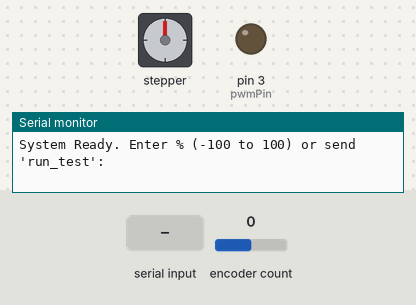
The sketch below on a simulated Arduino Uno, built with avr-gcc and run on an emulated ATmega328P. Parts: stepper motor, output pins drawn as LEDs (lit = HIGH), the last lines printed to the serial monitor. Wiring (inferred from the names in the program): stepper motor driver (20000 steps per turn assumed): step pin 5; direction pin 6. The inputs (shaded band) are chosen by the test bench; at power-on: encoder count 0. Pins used as bus, display or sensor lines are not drawn.

Above: at 1.2 s.
1.3 s: "30,150\n" received over Serial
At 2.03 s:
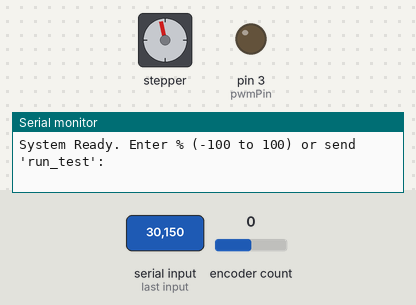
At 3.0 s:
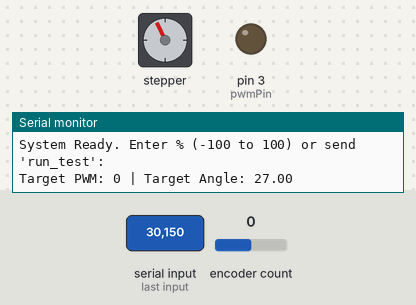
4.3 s: encoder count set to 4
At 6.96 s:
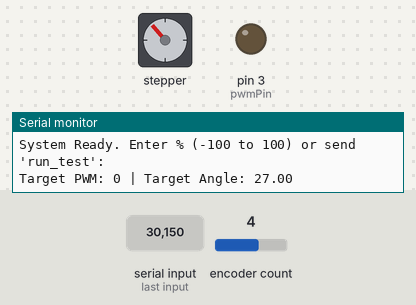
7.3 s: "run_test\n" received over Serial
Timing chart, 0 to 18.5 s (numbered marks = the images above; inputs shaded):
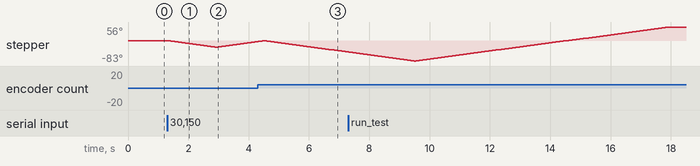

Measured:
- after the input at 1.3 s, stepper: turns 26° counter-clockwise in 1.5 s, then 22° clockwise in 1.3 s

The sketch:

suction_throttle_combined.ino
```cpp
#include <Encoder.h>

// --- Pins ---
const uint8_t pwmPin       = 3;
const int     pulsePin     = 5;
const int     directionPin = 6;
const int     pinA         = 2;
const int     pinB         = 8;

// --- Constants ---
const unsigned long stepsPerRev = 20000; // 200*100
const unsigned long rpm_stepper = 200;
const int stepDelay = (60 * 1000 * 1000) / (2 * stepsPerRev * rpm_stepper);

const int encoderStatesPerRev = 96;
const int nbTestPointsFan      = 0;
const int nbTestPointsThrottle = 35;

const uint8_t  rampStep  = 1;
const uint16_t rampDelay = 392; // us

// Timing (must match pressure and RPM boards)
const unsigned long ADJUST_DURATION_MS = 2000; // move + stabilise
const unsigned long HOLD_DURATION_MS   = 2000; // recording window on other boards
const unsigned long STARTUP_DELAY_MS   = 10000;
const unsigned long CALIB_DELAY_MS     = 3000;

// --- Variables ---
double  currentAngle = 0;
int     targetPWM    = 0;
int     prevPWM      = 0;
int     currentPoint = -1;

double testAngles[nbTestPointsThrottle * 2];
int    totalPoints; // fan + throttle

// State machine
enum TestState { IDLE, DELAY_10S, ADJUSTING, HOLDING, DONE };
TestState currentTestState = IDLE;
unsigned long stateTimer   = 0;

// Track which step of the sequence we're on
int sequenceIndex = 0; // indexes into the full point list

Encoder myEnc(pinA, pinB);

// --- Stepper Logic ---
void rotateToAngle(double targetAngle) {
  targetAngle   = constrain(targetAngle, 0, 360);
  double deltaAngle = targetAngle - currentAngle;
  long   steps   = (deltaAngle * stepsPerRev) / 360.0;

  if (abs(steps) < 1) return;

  digitalWrite(directionPin, (steps > 0) ? LOW : HIGH);
  steps = abs(steps);

  for (long i = 0; i < steps; i++) {
    digitalWrite(pulsePin, HIGH);
    delayMicroseconds(stepDelay);
    digitalWrite(pulsePin, LOW);
    delayMicroseconds(stepDelay);
  }
  currentAngle = targetAngle;
}

void verifyAndCorrect() {
  long expectedCount = (currentAngle / 360.0) * encoderStatesPerRev;
  long actualCount   = abs(myEnc.read()) % encoderStatesPerRev;

  if (actualCount - 1 > expectedCount || actualCount + 1 < expectedCount) {
    double errorDegrees = ((actualCount - expectedCount) / (double)encoderStatesPerRev) * 360.0;
    rotateToAngle(currentAngle + errorDegrees);
    currentAngle += errorDegrees;
  }
}

void adjustPWM() {
  if (targetPWM == prevPWM) return;

  if (targetPWM > prevPWM) {
    for (int d = prevPWM; d <= targetPWM; d += rampStep) {
      analogWrite(pwmPin, d);
      delayMicroseconds(rampDelay);
    }
  } else {
    for (int d = prevPWM; d >= targetPWM; d -= rampStep) {
      analogWrite(pwmPin, d);
      delayMicroseconds(rampDelay);
    }
  }
  prevPWM = targetPWM;
}

// --- Apply the setpoint for a given sequence index ---
void applySetpoint(int idx) {
  if (idx < nbTestPointsFan) {
    // Fan sweep: throttle closed, PWM varies
    rotateToAngle(0);
    targetPWM = map(idx, 0, nbTestPointsFan, 255, 185);
    adjustPWM();
  } else {
    // Throttle sweep: fan off, angle varies
    int tIdx  = idx - nbTestPointsFan;
    targetPWM = 0;
    adjustPWM();
    rotateToAngle(testAngles[tIdx]);
    verifyAndCorrect();
  }
}

// --- Report current location (called at start of HOLDING so PC knows position is locked) ---
void reportLocation(int idx) {
  Serial.print("Point: ");
  Serial.print(currentPoint);
  Serial.print(", Location: ");
  if (idx < nbTestPointsFan) {
    Serial.println(-1 * targetPWM); // negative = fan mode, consistent with original
  } else {
    int tIdx = idx - nbTestPointsFan;
    Serial.println(testAngles[tIdx]);
  }
}

// --- Setup ---
void setup() {
  pinMode(pwmPin,       OUTPUT);
  pinMode(pulsePin,     OUTPUT);
  pinMode(directionPin, OUTPUT);

  Serial.begin(115200);

  TCCR2A = _BV(COM2B1) | _BV(WGM21) | _BV(WGM20);
  TCCR2B = _BV(CS20);

  totalPoints = nbTestPointsFan + nbTestPointsThrottle * 2;

  // Build throttle angle array (up then down)
  for (int i = 0; i < nbTestPointsThrottle * 2; i++) {
    if (i >= nbTestPointsThrottle) {
      testAngles[i] = 90 - (90.0 / nbTestPointsThrottle) * (i - nbTestPointsThrottle);
    } else {
      testAngles[i] = (90.0 / nbTestPointsThrottle) * (i);
    }
  }
  myEnc.write(0);
  Serial.println("System Ready. Enter % (-100 to 100) or send 'run_test':");
}

// --- Loop ---
void loop() {

  // Handle serial input
  if (Serial.available()) {
    String input = Serial.readStringUntil('\n');
    input.trim();

    if (input == "run_test") {
      if (currentTestState == IDLE) {
        Serial.println("Test initiated. Calibrating...");
        // Initial conditions: ensure throttle closed, fan at full
        rotateToAngle(0);
        // targetPWM = 255;
        // adjustPWM();
        currentPoint   = 0;
        sequenceIndex  = 0;
        currentTestState = DELAY_10S;
        stateTimer     = millis();
      }
    } else if (input == "stop") {
      currentTestState = DONE;
      targetPWM = 0;
      adjustPWM();
      rotateToAngle(0);
    } else {
      // Manual control when IDLE
      if (currentTestState == IDLE) {
        float val = input.toFloat();
        val = constrain(val, -100, 100);
        if (val < 0) {
          targetPWM = map(abs(val), 100, 0, 255, 185);
          adjustPWM();
          rotateToAngle(0);
        } else {
          targetPWM = 0;
          adjustPWM();
          double reqAngle = (val / 100.0) * 90.0;
          rotateToAngle(reqAngle);
        }
        Serial.print("Target PWM: "); Serial.print(targetPWM);
        Serial.print(" | Target Angle: "); Serial.println(currentAngle);
      }
    }
  }

  unsigned long now = millis();

  switch (currentTestState) {

    case IDLE:
      verifyAndCorrect();
      delay(10);
      break;

    case DELAY_10S:
      // Wait for startup (fan spin-up etc.)
      if (now - stateTimer >= STARTUP_DELAY_MS) {
        Serial.println("Startup delay complete. Entering first adjust window...");
        // Apply first setpoint immediately
        applySetpoint(sequenceIndex);
        currentTestState = ADJUSTING;
        stateTimer = now;
      }
      break;

    case ADJUSTING:
      // 2s window: move to position and stabilise.
      // (rotateToAngle/adjustPWM already called when entering this state)
      if (now - stateTimer >= ADJUST_DURATION_MS) {
        // Position locked - report it so PC / other boards know recording can begin
        reportLocation(sequenceIndex);
        currentTestState = HOLDING;
        stateTimer = now;
      }
      break;

    case HOLDING:
      // 2s window: hold position while pressure/RPM boards record.
      // Nothing to do except wait.
      if (now - stateTimer >= HOLD_DURATION_MS) {
        currentPoint++;
        sequenceIndex++;

        if (sequenceIndex >= totalPoints) {
          // All points done
          rotateToAngle(0);
          targetPWM = 0;
          adjustPWM();
          currentTestState = DONE;
        } else {
          // Apply next setpoint and start next adjust window
          applySetpoint(sequenceIndex);
          currentTestState = ADJUSTING;
          stateTimer = now;
        }
      }
      break;

    case DONE:
      Serial.println("Test Complete.");
      currentTestState = IDLE;
      break;
  }
}
```
